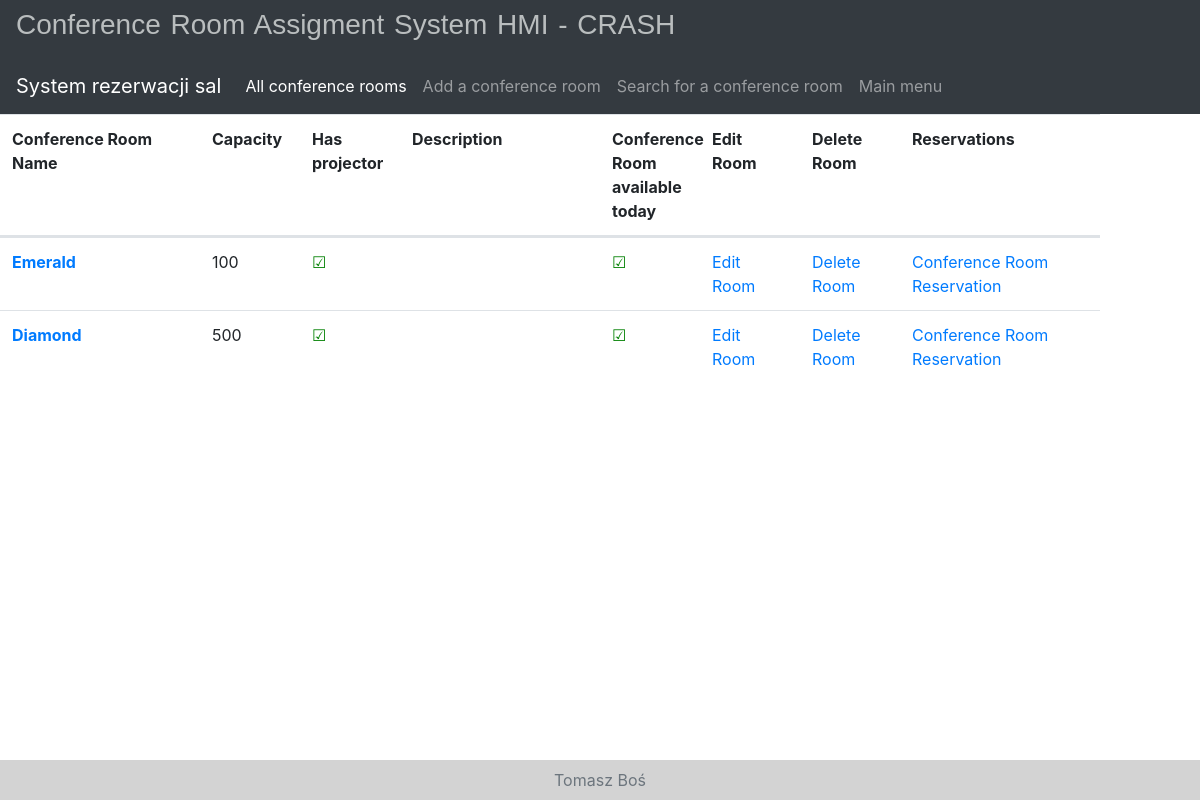
Before: /room/ with the older database file.
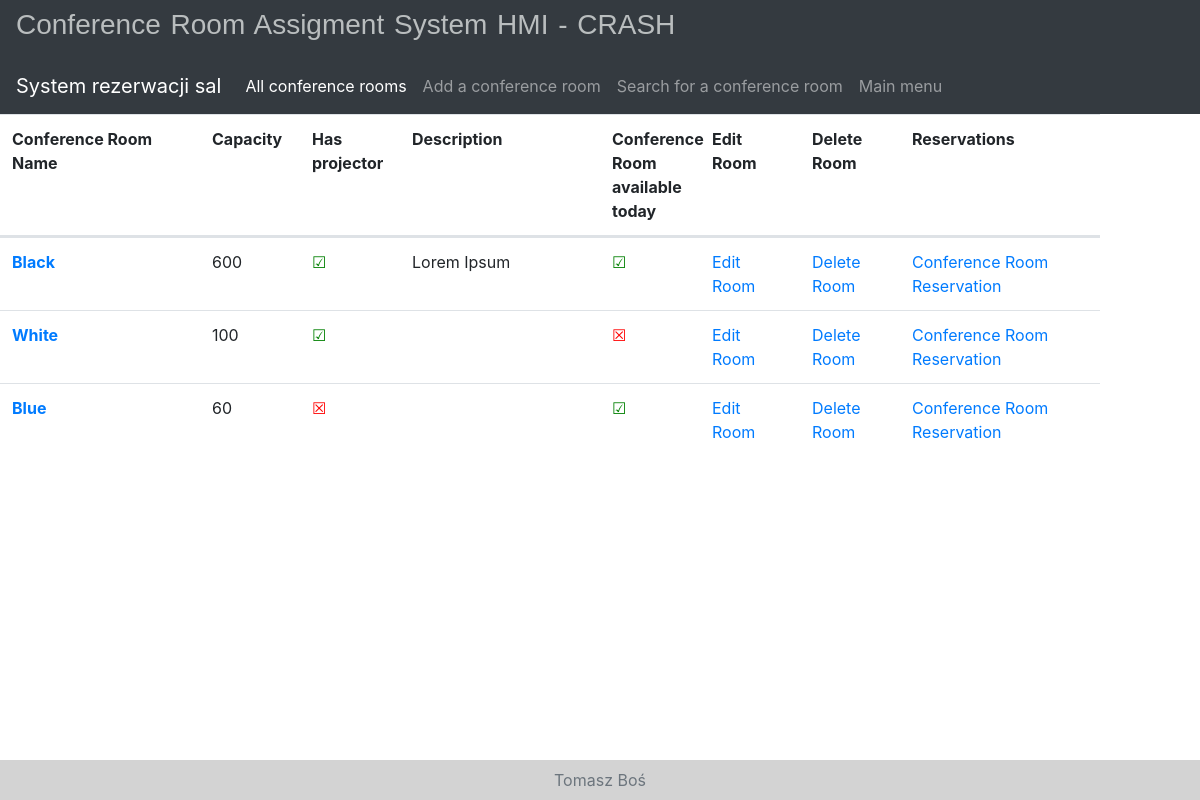
After: the same page with the newer database file.
### room_reservations_TB/models.py (models this page shows, shortened)
class Room(models.Model):
    room_name = models.CharField(max_length=255, unique=True)
    room_capacity = models.PositiveIntegerField()
    room_projector = models.BooleanField()
    room_description = models.TextField(blank=True)

### room_reservations_TB/views.py (the view)
# urls.py: path('room/', views.AllRooms.as_view(), name='all_rooms'),
class AllRooms(View):
    def get(self, request):
        context = {}
        all_rooms = Room.objects.all()
        if not all_rooms:
            text = '''
                No conference rooms available!
                <p><a href="/main/">Main menu</a></p>
            '''
            return HttpResponse(text)
        today_reservations = Reservation.objects.filter(reservation_date=datetime.now())
        reservations = all_rooms.filter(pk__contains=today_reservations.values('room_id'))
        context['rooms'] = all_rooms
        context['reservations'] = reservations
        return render(request, 'room_list.html', context)

### templates/room_list.html (shortened to what this page needs)
<!DOCTYPE html>
<html lang="en">
<head>
    <link rel="stylesheet" href="https://maxcdn.bootstrapcdn.com/bootstrap/4.0.0/css/bootstrap.min.css"
>
</head>
<body>
    <div class="navbar navbar-dark bg-dark titles">
        <h3>Conference Room Assigment System HMI - CRASH</h3><br>
    </div>
    <nav class="navbar navbar-expand-lg navbar navbar-dark bg-dark">
      <a class="navbar-brand" href="#">System rezerwacji sal</a>
      <div class="collapse navbar-collapse" id="navbarNavAltMarkup">
        <div class="navbar-nav">
          <a class="nav-item nav-link active" href="{% url 'all_rooms' %}">All conference rooms<span class="sr-only">(current)</span></a>
          <a class="nav-item nav-link" href="{% url 'new_room' %}">Add a conference room</a>
          <a class="nav-item nav-link" href="{% url 'search_rooms' %}">Search for a conference room</a>
          <a class="nav-item nav-link" href="{% url 'main' %}">Main menu</a>
        </div>
      </div>
    </nav>
    <table class="table">
      <thead>
        <tr class="d-flex">
          <th scope="col" class="col-2">Conference Room Name</th>
          <th scope="col" class="col-1">Capacity</th>
          <th scope="col" class="col-1" colspan="4">Has projector</th>
          <th scope="col" class="col-2">Description</th>
          <th scope="col" class="col-1">Conference Room available today</th>
          <th scope="col" class="col-1">Edit Room</th>
          <th scope="col" class="col-1">Delete Room</th>
          <th scope="col" class="col-2">Reservations</th>
        </tr>
      </thead>
    <form action="" method="POST">
        <tbody>
            {% for room in rooms %}
                <tr class="d-flex">
                    <th scope="row" class="col-2"><a href="{% url 'room' room_id=room.pk %}">{{ room.room_name }}</a></th>
                    <td class="col-1">{{ room.room_capacity }}</td>
                    {% if room.room_projector %}
                        <td class="col-1" style="color:green;">&#9745;</td>
                    {% else %}
                        <td class="col-1" style="color:red;">&#9746;</td>
                    {% endif %}
                    <td class="col-2">{{ room.room_description }}</td>
                    {% if room not in reservations %}
                        <td class="col-1" style="color:green;">&#9745;</td>
                    {% else %}
                        <td class="col-1" style="color:red;">&#9746;</td>
                    {% endif %}
                    <td class="col-1"><a href="{% url 'edit_room' room_id=room.pk %}">Edit Room</a></td>
                    <td class="col-1"><a href="{% url 'delete_room' room_id=room.pk %}">Delete Room</a></td>
                    <td class="col-2"><a href="{% url 'reserve_room' room_id=room.pk %}">Conference Room Reservation</a></td>
                </tr>
            {% endfor %}
            </tbody>
        </table>
</body>
<footer class="footer">
      <div class="container">
        <span class="text-muted">Tomasz Boś</span>
      </div>
    </footer>
</html>

### templates/room_list.html (style rules this page uses)
.footer { position: absolute; bottom: 0; left: 0; width: 100%; height: 40px; line-height: 40px; background-color: lightgray; text-align: center; }
.titles { font-family: Verdana, Geneva, sans-serif; font-size: 20px; letter-spacing: 0px; word-spacing: 2px; color: #B9BDBE; font-weight: 700; text-decoration: none; font-style: normal; font-variant: normal; text-transform: none; text-align: center; }

Changed rows visible on the page:
removed Room: room_name "Emerald", room_capacity "100"
removed Room: room_name "Diamond", room_capacity "500"
added Room: room_name "Black", room_capacity "600", room_description "Lorem Ipsum"
added Room: room_name "White", room_capacity "100"
added Room: room_name "Blue", room_capacity "60"
